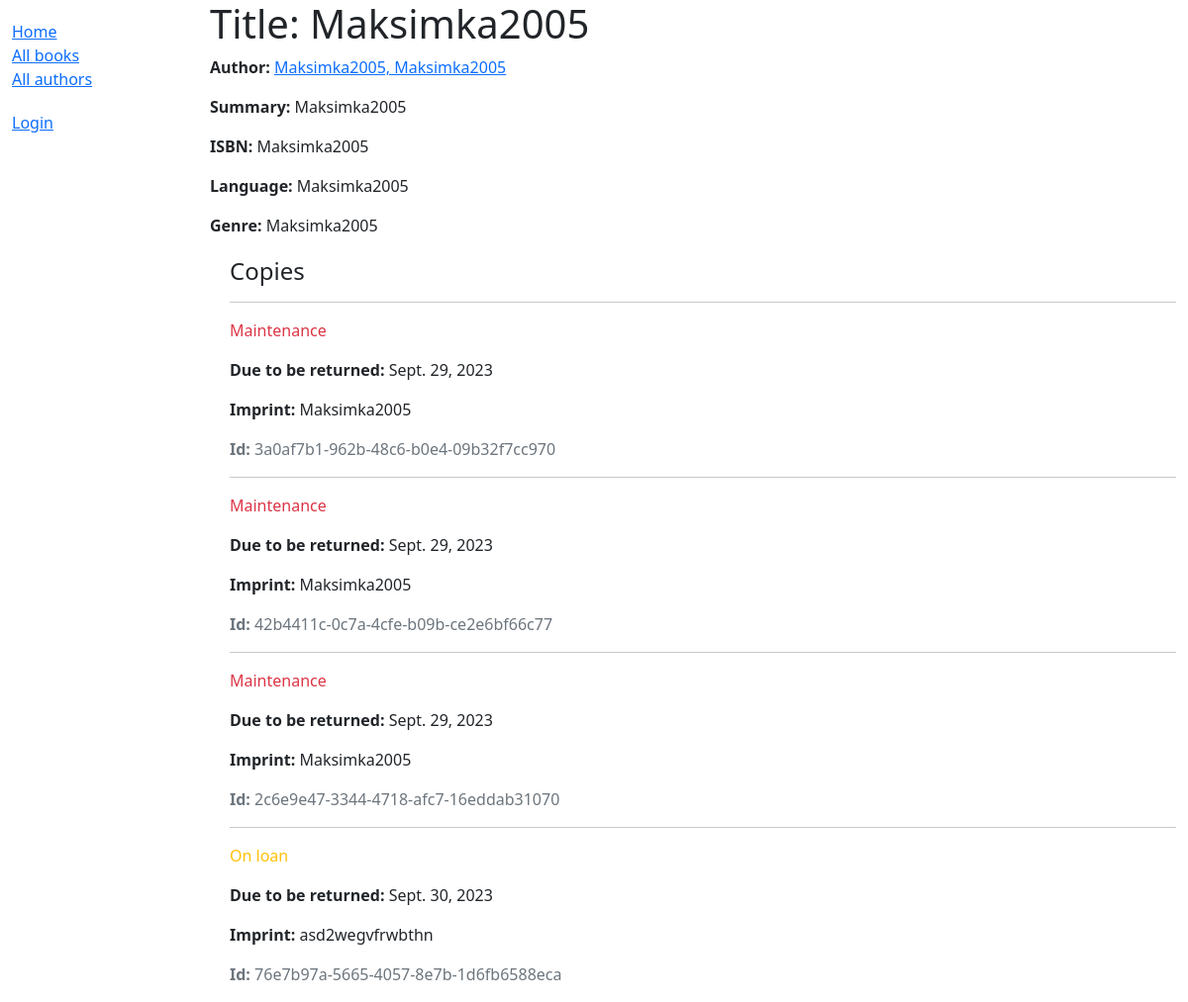
The app's page /catalog/book/4 with its own data.
### catalog/models.py (models this page shows, shortened)
class Book(models.Model):
    title = models.CharField(max_length=200)
    author = models.ForeignKey('Author', on_delete=models.SET_NULL, null=True)
    summary = models.TextField(max_length=1000, help_text="Enter a brief description of the book")
    isbn = models.CharField('ISBN', max_length=13,
                            unique=True,
                            help_text='13 Character <a href="https://www.isbn-international.org/content/what-isbn'
                                      '">ISBN number</a>')
    genre = models.ManyToManyField(Genre, help_text="Select a genre for this book")
    language = models.ForeignKey('Language', on_delete=models.SET_NULL, null=True)
    class Meta:
        ordering = ['title', 'author']
    def display_genre(self):
        """Creates a string for the Genre. This is required to display genre in Admin."""
        return ', '.join([genre.name for genre in self.genre.all()[:3]])
    display_genre.short_description = 'Genre'

class Author(models.Model):
    first_name = models.CharField(max_length=100)
    last_name = models.CharField(max_length=100)
    date_of_birth = models.DateField(null=True, blank=True)
    date_of_death = models.DateField('died', null=True, blank=True)
    class Meta:
        ordering = ['last_name', 'first_name']
    def get_absolute_url(self):
        return reverse('author-detail', args=[str(self.id)])
    def __str__(self):
        return '{0}, {1}'.format(self.last_name, self.first_name)

class Language(models.Model):
    name = models.CharField(max_length=200,
                            help_text="Enter the book's natural language (e.g. English, French, Japanese etc.)")
    def __str__(self):
        return self.name

class Genre(models.Model):
    name = models.CharField(
        max_length=200,
        help_text="Enter a book genre (e.g. Science Fiction, French Poetry etc.)"
        )
    def __str__(self):
        return self.name

class BookInstance(models.Model):
    id = models.UUIDField(primary_key=True, default=uuid.uuid4,
                          help_text="Unique ID for this particular book across whole library")
    book = models.ForeignKey('Book', on_delete=models.RESTRICT, null=True)
    imprint = models.CharField(max_length=200)
    due_back = models.DateField(null=True, blank=True)
    borrower = models.ForeignKey(User, on_delete=models.SET_NULL, null=True, blank=True)
    LOAN_STATUS = (
        ('d', 'Maintenance'),
        ('o', 'On loan'),
        ('a', 'Available'),
        ('r', 'Reserved'),
    )
    status = models.CharField(
        max_length=1,
        choices=LOAN_STATUS,
        blank=True,
        default='d',
        help_text='Book availability')
    class Meta:
        ordering = ['due_back']
        permissions = (("can_mark_returned", "Set book as returned"),)

### catalog/views.py (the view)
# urls.py: path('book/<int:pk>', views.BookDetailView.as_view(), name='book-detail'),
class BookDetailView(generic.DetailView):
    model = Book

### catalog/templates/catalog/book_detail.html
{% extends "base_generic.html" %}
{% block content %}
<h1>Title: {{ book.title }}</h1>
<p><strong>Author:</strong> <a href="{{ book.author.get_absolute_url }}">{{ book.author }}</a></p>
<p><strong>Summary:</strong> {{ book.summary }}</p>
<p><strong>ISBN:</strong> {{ book.isbn }}</p>
<p><strong>Language:</strong> {{ book.language }}</p>
<p><strong>Genre:</strong> {{ book.genre.all|join:", " }}</p>
<div style="margin-left:20px;margin-top:20px">
<h4>Copies</h4>
{% for copy in book.bookinstance_set.all %}
<hr>
<p class="{% if copy.status == 'a' %}text-success{% elif copy.status == 'd' %}text-danger{% else %}text-warning{% endif %}">{{ copy.get_status_display }}</p>
{% if copy.status != 'a' %}<p><strong>Due to be returned:</strong> {{copy.due_back}}</p>{% endif %}
<p><strong>Imprint:</strong> {{copy.imprint}}</p>
<p class="text-muted"><strong>Id:</strong> {{copy.id}}</p>
{% endfor %}
</div>
{% endblock %}

### records on screen
Book: author "Maksimka2005, Maksimka2005", summary "Maksimka2005", isbn "Maksimka2005", language "Maksimka2005", genre.all "Maksimka2005"
BookInstance: status "Maintenance", due_back "Sept. 29, 2023", imprint "Maksimka2005", id "3a0af7b1-962b-48c6-b0e4-09b32f7cc970"
BookInstance: status "Maintenance", due_back "Sept. 29, 2023", imprint "Maksimka2005", id "42b4411c-0c7a-4cfe-b09b-ce2e6bf66c77"
BookInstance: status "Maintenance", due_back "Sept. 29, 2023", imprint "Maksimka2005", id "2c6e9e47-3344-4718-afc7-16eddab31070"
BookInstance: status "On loan", due_back "Sept. 30, 2023", imprint "asd2wegvfrwbthn", id "76e7b97a-5665-4057-8e7b-1d6fb6588eca"
